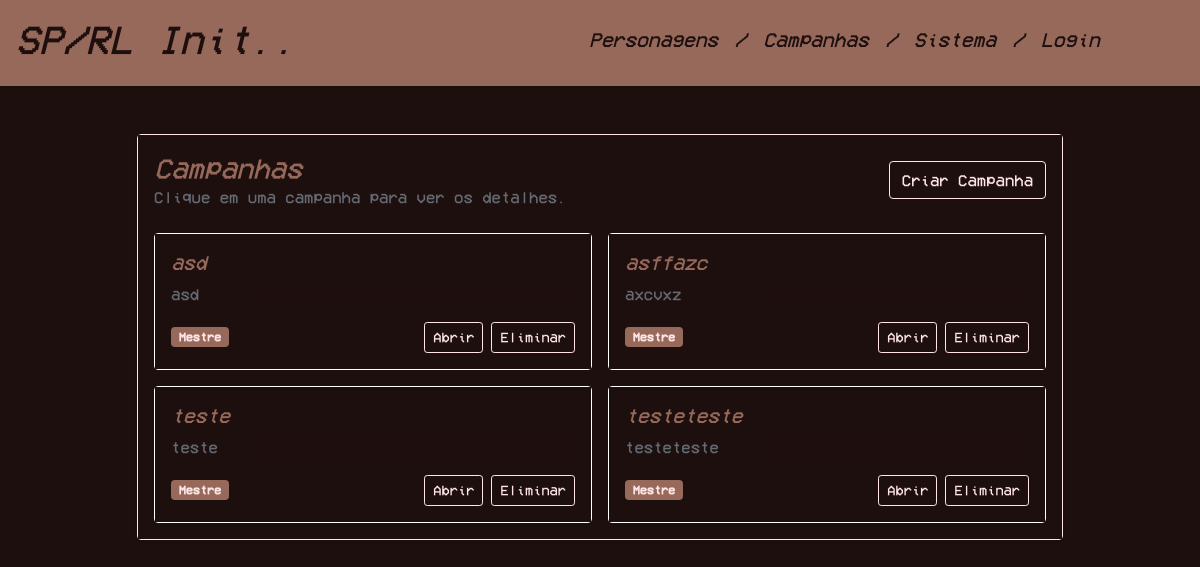
The page /campanhas.php (signed in) on the database as committed earlier.
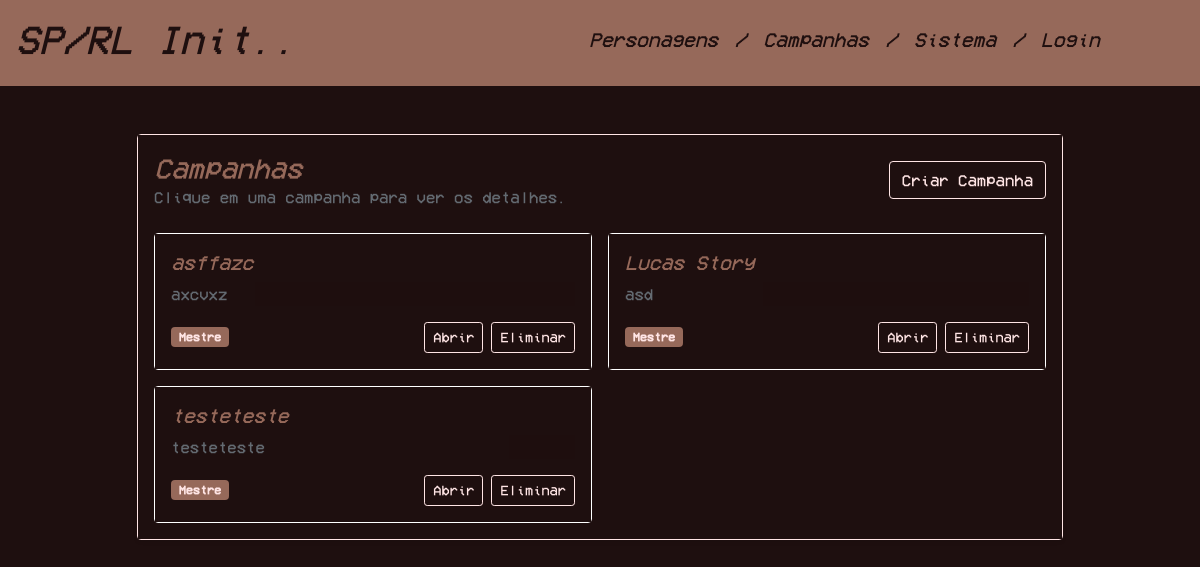
The same page on the database as committed later.
### tables this page shows
CREATE TABLE `Campanha_Utilizador` (
  `idCampanha` int NOT NULL,
  `idUtilizador` int NOT NULL,
  `mestre` tinyint(1) NOT NULL
);

CREATE TABLE `Campanha` (
  `id` int NOT NULL,
  `nome` varchar(100) NOT NULL,
  `descricao` text NOT NULL,
  `notas` text
);

### campanhas.php (the view, shortened to what the changed rows need)
<?php
$user = $_SESSION['user'] ?? null;
$campanhas = [];
$error = null;
try {
    $mysqli = get_db_connection();
    if (intval($user['admin']) === 1) {
        $stmt = $mysqli->prepare(
            'SELECT c.id, c.nome, c.descricao, cu.mestre
             FROM Campanha c
             LEFT JOIN Campanha_Utilizador cu ON cu.idCampanha = c.id AND cu.idUtilizador = ?
             ORDER BY c.nome ASC'
        );
        if ($stmt) {
            $stmt->bind_param('i', $user['id']);
            $stmt->execute();
            $result = $stmt->get_result();
            if ($result) {
                while ($row = $result->fetch_assoc()) {
                    $campanhas[] = $row;
                }
                $result->free();
            }
            $stmt->close();
        }
    } else {
        $stmt = $mysqli->prepare(
            'SELECT c.id, c.nome, c.descricao, cu.mestre
             FROM Campanha c
             JOIN Campanha_Utilizador cu ON cu.idCampanha = c.id
             WHERE cu.idUtilizador = ?
             ORDER BY c.nome ASC'
        );
        if ($stmt) {
            $stmt->bind_param('i', $user['id']);
            $stmt->execute();
            $result = $stmt->get_result();
            if ($result) {
                while ($row = $result->fetch_assoc()) {
                    $campanhas[] = $row;
                }
            }
        }
    }
} catch (Throwable $e) {
    error_log('Campanhas list error: ' . $e->getMessage());
    if (!$error) {
        $error = 'Não foi possível carregar as campanhas. Tente novamente mais tarde.';
    }
}
?>
<!DOCTYPE html>
<html lang="pt">
    <head>
        <link rel="stylesheet" href="css/index.css">
        <link href="https://cdn.jsdelivr.net/npm/bootstrap@5.0.2/dist/css/bootstrap.min.css" rel="stylesheet">
    </head>
    <body>
        <?php include('templates/header.php'); ?>
        <div class="container mt-5">
            <div class="row justify-content-center">
                <div class="col-lg-10">
                    <div class="card shadow-sm">
                        <div class="card-body">
                            <div class="d-flex justify-content-between align-items-center mb-4">
                                <div>
                                    <h1 class="h3 mb-0">Campanhas</h1>
                                </div>
                            </div>
                            <?php if ($error): ?>
                                <div class="alert alert-danger"><?php echo htmlspecialchars($error); ?></div>
                            <?php elseif (empty($campanhas)): ?>
                                <div class="alert alert-info">Não há campanhas associadas a este utilizador.</div>
                            <?php else: ?>
                                <div class="row row-cols-1 row-cols-md-2 g-3">
                                    <?php foreach ($campanhas as $campanha): ?>
                                        <div class="col">
                                            <div class="card h-100 border border-white">
                                                <div class="card-body d-flex flex-column">
                                                    <h5 class="card-title"><?php echo htmlspecialchars($campanha['nome']); ?></h5>
                                                    <p class="card-text text-muted"><?php echo nl2br(htmlspecialchars($campanha['descricao'])); ?></p>
                                                    <div class="mt-auto d-flex justify-content-between align-items-center">
                                                        <?php if (intval($campanha['mestre']) === 1): ?>
                                                            <span class="badge bg-primary">Mestre</span>
                                                        <?php else: ?>
                                                            <span class="badge bg-secondary">Jogador</span>
                                                        <?php endif; ?>
                                                        <div class="gap-2 d-flex">
                                                            <a href="campanha.php?id=<?php echo intval($campanha['id']); ?>" class="btn btn-sm btn-outline-primary">Abrir</a>
                                                            <?php if (intval($campanha['mestre']) === 1): ?>
                                                                <form method="POST" style="display:inline;" onsubmit="return confirm('Tem a certeza que quer eliminar esta campanha?');">
                                                                    <button type="submit" class="btn btn-sm btn-outline-danger">Eliminar</button>
                                                                </form>
                                                            <?php endif; ?>
                                                        </div>
                                                    </div>
                                                </div>
                                            </div>
                                        </div>
                                    <?php endforeach; ?>
                                </div>
                            <?php endif; ?>
                        </div>
                    </div>
                </div>
            </div>
        </div>
    </body>
</html>

Rows that differ between the two databases and show on the page:
removed campanha_utilizador: idCampanha.nome "teste", idCampanha.descricao "teste", mestre "Mestre"
shown differently, row unchanged: campanha_utilizador "asffazc": moves up the list
changed through a linked row, campanha_utilizador "asd": idCampanha.nome "asd" → "Lucas Story"
